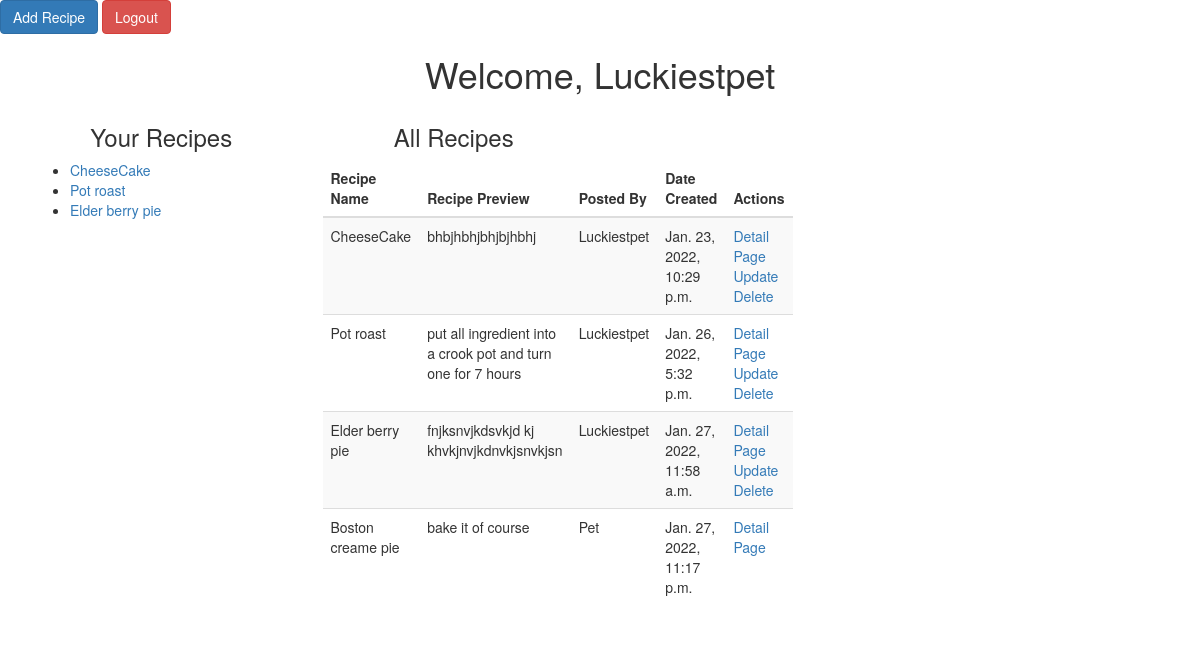
Page /dashboard (signed in) on the earlier database version.
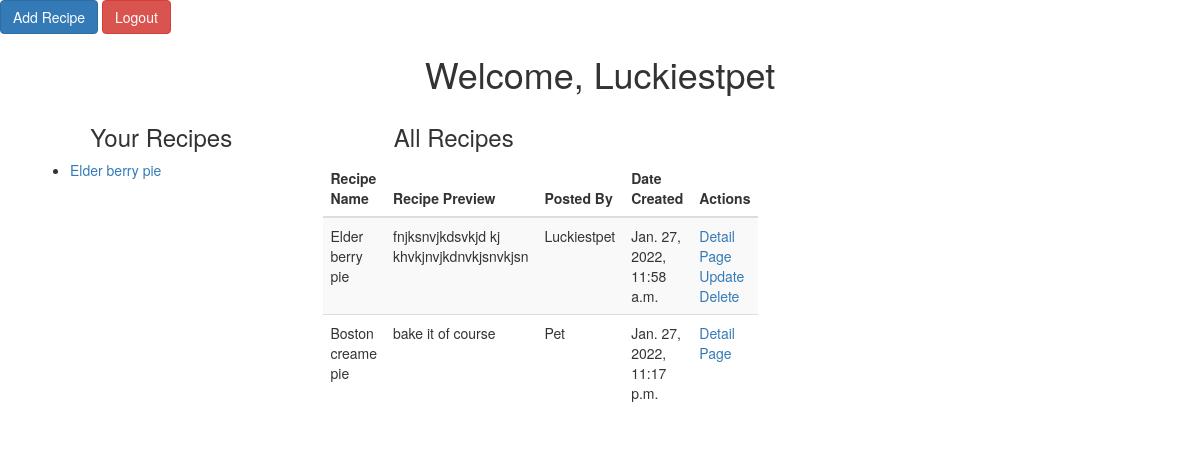
Same page on the later database version.
### user_recipe_app/models.py (models this page shows)
class User(models.Model):
    nick_name = models.CharField(max_length=255)
    email = models.CharField(max_length=255)
    password = models.CharField(max_length=255)
    created_at = models.DateTimeField(auto_now_add=True)
    updated_at = models.DateTimeField(auto_now=True)
    objects = UserManager()

class Recipe(models.Model):
    recipe_name = models.CharField(max_length=255)
    recipe_ingredients = models.TextField()
    recipe_instructions = models.TextField()
    recipe_servings = models.TextField()
    recipe_cook_time = models.TextField()
    created_by_user = models.ForeignKey(User, related_name="recipes", on_delete=models.CASCADE, null=True)
    created_at = models.DateTimeField(auto_now_add=True)
    updated_at = models.DateTimeField(auto_now=True)
    objects = RecipeManager()

### user_recipe_app/views.py (the view)
# urls.py: path('dashboard', views.success, name='success'),
def success(request):
    if 'user_id' not in request.session:
        return redirect('/')
    this_user = User.objects.filter(id=request.session['user_id'])
    context = {
        'all_recipes': Recipe.objects.all(),
        'user': this_user[0],
        'user_recipes': Recipe.objects.filter(created_by_user=this_user[0]),
    }
    return render(request, 'dashboard.html', context)

### user_recipe_app/templates/dashboard.html (shortened to what this page needs)
<!DOCTYPE html>
<html lang="">
    <head>
        <link href="https://maxcdn.bootstrapcdn.com/bootstrap/3.3.7/css/bootstrap.min.css" rel="stylesheet">
    </head>
    <body>
        <nav>
            <a class="btn btn-primary" href="/add_recipe">Add Recipe</a>
            <a class="btn btn-danger" href="/logout" >Logout</a>
        </nav>
        <h1 class="text-center">Welcome, {{user.nick_name}}</h1>
        <div class="container">
            <div class="row">
                <div class="col-md-3">
                    <h3 class="text-center">Your Recipes</h3>
                    <ul>
                        {% for recipe in user_recipes %}
                        <li>
                            <a href="/recipe_detail/{{recipe.id}}">{{recipe.recipe_name}}</a>
                        </li>
                        {% endfor %}
                    </ul>
                </div>
                <div class="col-md-3">
                    <h3 class="text-center">All Recipes</h3>
                    <table class="table table-striped">
                        <thead>
                            <tr>
                                <th>Recipe Name</th>
                                <th>Recipe Preview</th>
                                <th>Posted By</th>
                                <th>Date Created</th>
                                <th>Actions</th>
                            </tr>
                        </thead>
                        <tbody>
                            {% for recipe in all_recipes %}
                                <tr>
                                    <td>{{recipe.recipe_name}}</td>
                                    <td>{{recipe.recipe_instructions}}</td>
                                    <td>{{recipe.created_by_user.nick_name}}</td>
                                    <td>{{recipe.created_at}}</td>
                                    <td>
                                        {% if user.id == recipe.created_by_user.id %}
                                        <a href="/recipe_detail/{{recipe.id}}">Detail Page</a>
                                        <a href="/edit_page/{{recipe.id}}">Update</a>
                                        <a href="/delete_recipe/{{recipe.id}}">Delete</a>
                                        {% else %}
                                        <a href="/recipe_detail/{{recipe.id}}">Detail Page</a>
                                        {% endif %}
                                    </td>
                                </tr>
                            {% endfor %}
                    </table>
                </div>
            </div>
        </div>
    </body>
</html>

Differences in the rows shown:
removed Recipe: recipe_name "CheeseCake", recipe_instructions "bhbjhbhjbhjbjhbhj", created_by_user.nick_name "Luckiestpet", created_at "Jan. 23, 2022, 10:29 p.m."
removed Recipe: recipe_name "Pot roast", recipe_instructions "put all ingredient into a crook pot and turn one for 7 hours", created_by_user.nick_name "Luckiestpet", created_at "Jan. 26, 2022, 5:32 p.m."
